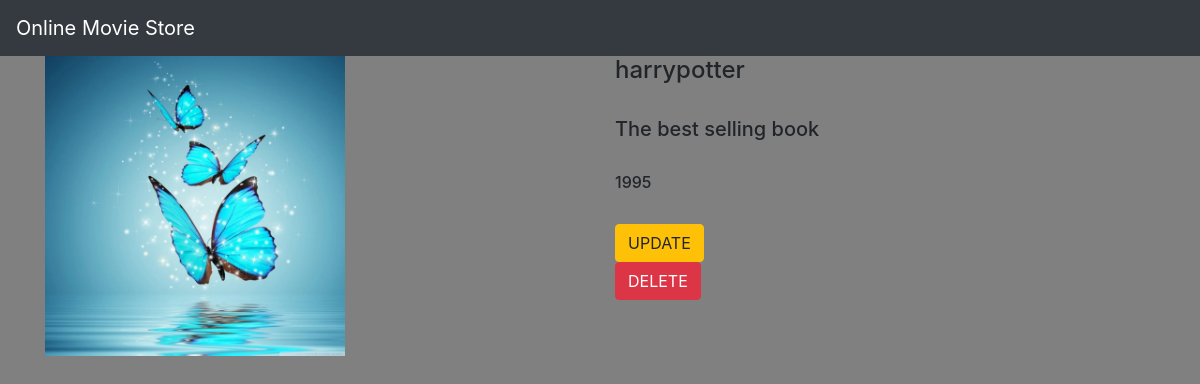
The page /movie/1/ on the database its author committed.
### movapp/models.py (models this page shows)
class Movie(models.Model):
    name=models.CharField(max_length=258)
    desc=models.TextField()
    year=models.IntegerField()
    img=models.ImageField(upload_to='gallery')

### movapp/views.py (the view)
# urls.py: path('movie/<int:movie_id>/', views.detail, name='detail'),
def detail(request, movie_id):
    movie = Movie.objects.get(id=movie_id)
    return render(request, 'detail.html', {'movie': movie})

### templates/detail.html
{% extends 'base.html' %}
{% block body %}
<div class="container" xmlns="http://www.w3.org/1999/html">
    <div class="row">
        <div class="col-md-6">
            <img src="{{movie.img.url}}" width="300" height="300">
        </div>
        <div class="col-md-6">
            <h4>{{movie.name}}</h4><br>
            <h5>{{movie.desc}}</h5><br>
            <h6>{{movie.year}}</h6><br>
            <a class="btn btn-warning" href="{% url 'movapp:update' movie.id %}">UPDATE</a><br>
            <a class="btn btn-danger" href="{% url 'movapp:delete' movie.id %}">DELETE</a><br>
        </div>
    </div>
</div>
{% endblock %}

### static/style.css (style rules this page uses)
body { background-color:Gray; }

### rows shown on the page
Movie: img (picture), name "harrypotter", desc "The best selling book", year "1995"
